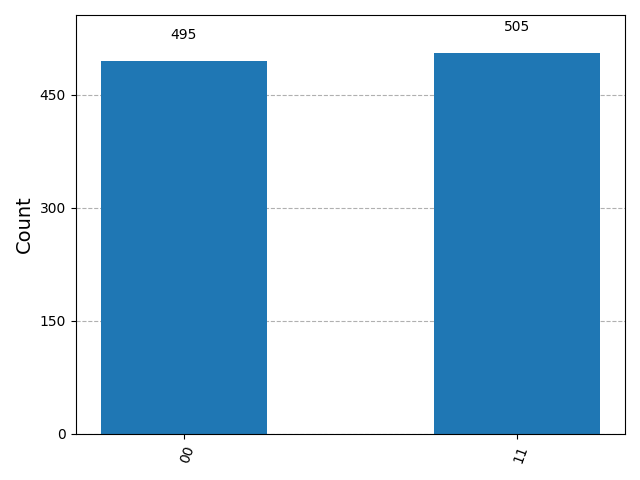

The script that saved this image:
import matplotlib.pyplot as plt
from qiskit import QuantumCircuit, transpile
from qiskit.visualization import plot_histogram
from qiskit_aer import Aer

qc = QuantumCircuit(2, 2)

qc.h(0) # hadamard gate
qc.cx(0, 1) # cnot gate

qc.measure([0, 1], [0, 1])

simulator = Aer.get_backend("qasm_simulator")
compiled_circuit = transpile(qc, simulator)
result = simulator.run(compiled_circuit, shots=1000).result()

counts = result.get_counts(qc)
print("Measurement counts:", counts)

plot_histogram(counts)
plt.savefig("quantum_entanglement.png")
